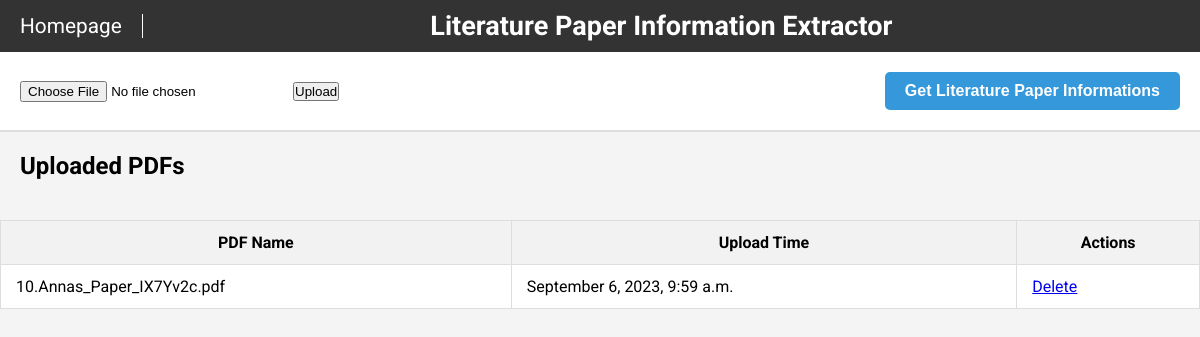
The app's page /Paper_Extractor/extract/, older data.
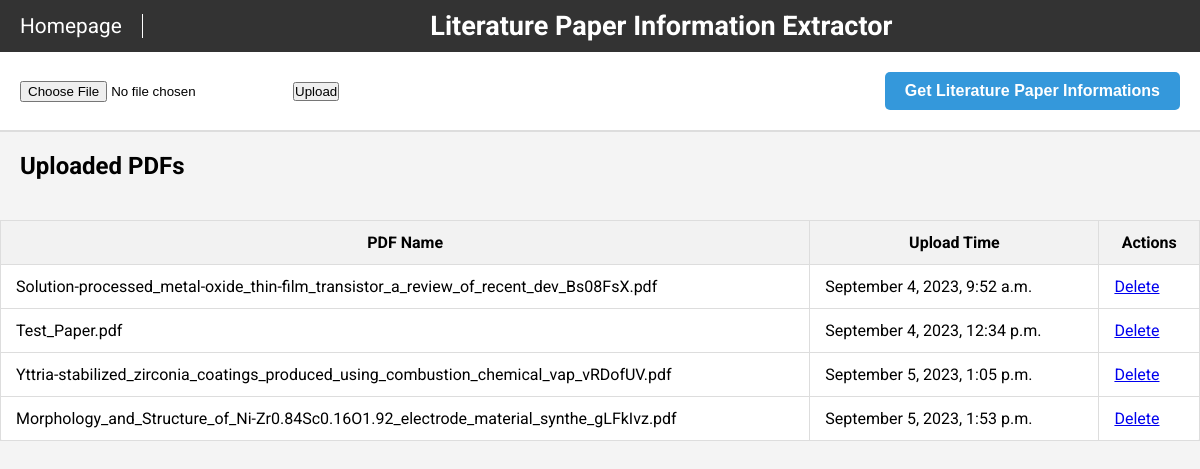
The same page, newer data.
### Paper_Extractor/models.py (models this page shows)
class UploadedPDF(models.Model):
    pdf_file = models.FileField(upload_to='uploaded_pdfs/')
    upload_time = models.DateTimeField(auto_now_add=True)
    @property
    def file_name(self):
        return os.path.basename(self.pdf_file.name)

### Paper_Extractor/views.py (the view)
# urls.py: path('extract/', views.display_upload_page, name='display_upload'),
def display_upload_page(request):
    all_pdfs = UploadedPDF.objects.all()
    return render(request, 'Paper_Extractor/upload.html', {'all_pdfs': all_pdfs})

### Paper_Extractor/templates/Paper_Extractor/upload.html (shortened to what this page needs)
<!DOCTYPE html>
<html lang="en">
<head>
</head>
<body>
    <div class="title-bar">
        <a href="/" class="home-link">Homepage</a>
        <h1>Literature Paper Information Extractor</h1>
    </div>
    <div class="upload-section">
        <form action="{% url 'Paper_Extractor:upload_pdf' %}" method="post" enctype="multipart/form-data" style="display: flex; align-items: center; gap: 20px;">
            <input type="file" name="pdf_file">
            <input type="submit" value="Upload">
        </form>
        <button class="info-button" onclick="location.href='{% url 'Paper_Extractor:extract_dois' %}'">Get Literature Paper Informations</button>
    </div>
    <h2 style="padding: 20px;">Uploaded PDFs</h2>
    <table class="pdf-table">
        <thead>
            <tr>
                <th>PDF Name</th>
                <th>Upload Time</th>
                <th>Actions</th>
            </tr>
        </thead>
        <tbody>
            {% for pdf in all_pdfs %}
            <tr>
                <td>{{ pdf.file_name }}</td>
                <td>{{ pdf.upload_time|date:"F j, Y, P" }}</td>
                <td><a href="{% url 'Paper_Extractor:delete_pdf' pdf.id %}">Delete</a></td>
            </tr>
            {% endfor %}
        </tbody>
    </table>

### Paper_Extractor/templates/Paper_Extractor/upload.html (style rules this page uses)
* { margin: 0; padding: 0; box-sizing: border-box; }
body { font-family: 'Roboto', sans-serif; background-color: #f4f4f4; }
.title-bar { background-color: #333; color: white; padding: 10px 20px; display: flex; justify-content: space-between; align-items: center; font-size: 1.3em; }
.title-bar h1 { font-weight: 700; flex-grow: 1; text-align: center; font-size: 1.3em; }
.home-link { color: white; text-decoration: none; font-size: 1em; margin-right: auto; padding-right: 20px; border-right: 1px solid white; }
.upload-section { display: flex; justify-content: space-between; align-items: center; padding: 20px; background-color: white; border-bottom: 2px solid #ddd; }
.info-button { background-color: #3498db; color: white; padding: 10px 20px; border: none; border-radius: 5px; cursor: pointer; transition: background-color 0.3s; font-size: 1em; font-weight: 600; }
.pdf-table { width: 100%; border-collapse: collapse; margin-top: 20px; background-color: white; border-radius: 5px; }
.pdf-table th, .pdf-table td { padding: 12px 15px; border: 1px solid #ddd; }
.pdf-table th { background-color: #f2f2f2; }
table { width: 100%; border-collapse: collapse; margin-top: 20px; background-color: white; border-radius: 5px; }
th, td { padding: 12px 15px; border: 1px solid #ddd; }
th { background-color: #f2f2f2; }

Row changes from the older to the newer data that the page shows:
removed UploadedPDF: file_name "10.Annas_Paper_IX7Yv2c.pdf", upload_time "September 6, 2023, 9:59 a.m."
added UploadedPDF: file_name "Solution-processed_metal-oxide_thin-film_transistor_a_review_of_recent_dev_Bs08FsX.pdf", upload_time "September 4, 2023, 9:52 a.m."
added UploadedPDF: file_name "Test_Paper.pdf", upload_time "September 4, 2023, 12:34 p.m."
added UploadedPDF: file_name "Yttria-stabilized_zirconia_coatings_produced_using_combustion_chemical_vap_vRDofUV.pdf", upload_time "September 5, 2023, 1:05 p.m."
added UploadedPDF: file_name "Morphology_and_Structure_of_Ni-Zr0.84Sc0.16O1.92_electrode_material_synthe_gLFkIvz.pdf", upload_time "September 5, 2023, 1:53 p.m."
